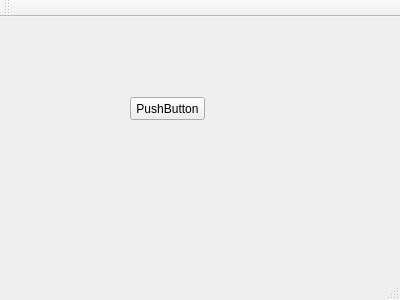
<?xml version="1.0" encoding="UTF-8"?>
<ui version="4.0">
 <class>MainWindow</class>
 <widget class="QMainWindow" name="MainWindow">
  <property name="geometry">
   <rect>
    <x>0</x>
    <y>0</y>
    <width>400</width>
    <height>300</height>
   </rect>
  </property>
  <property name="mouseTracking">
   <bool>true</bool>
  </property>
  <property name="windowTitle">
   <string>MainWindow</string>
  </property>
  <widget class="QWidget" name="centralWidget">
   <property name="mouseTracking">
    <bool>true</bool>
   </property>
   <widget class="newButton" name="pushButton">
    <property name="geometry">
     <rect>
      <x>130</x>
      <y>80</y>
      <width>75</width>
      <height>23</height>
     </rect>
    </property>
    <property name="text">
     <string>PushButton</string>
    </property>
   </widget>
  </widget>
  <widget class="QMenuBar" name="menuBar">
   <property name="geometry">
    <rect>
     <x>0</x>
     <y>0</y>
     <width>400</width>
     <height>21</height>
    </rect>
   </property>
  </widget>
  <widget class="QToolBar" name="mainToolBar">
   <attribute name="toolBarArea">
    <enum>TopToolBarArea</enum>
   </attribute>
   <attribute name="toolBarBreak">
    <bool>false</bool>
   </attribute>
  </widget>
  <widget class="QStatusBar" name="statusBar"/>
 </widget>
 <layoutdefault spacing="6" margin="11"/>
 <customwidgets>
  <customwidget>
   <class>newButton</class>
   <extends>QPushButton</extends>
   <header>newbutton.h</header>
  </customwidget>
 </customwidgets>
 <resources/>
 <connections/>
</ui>
